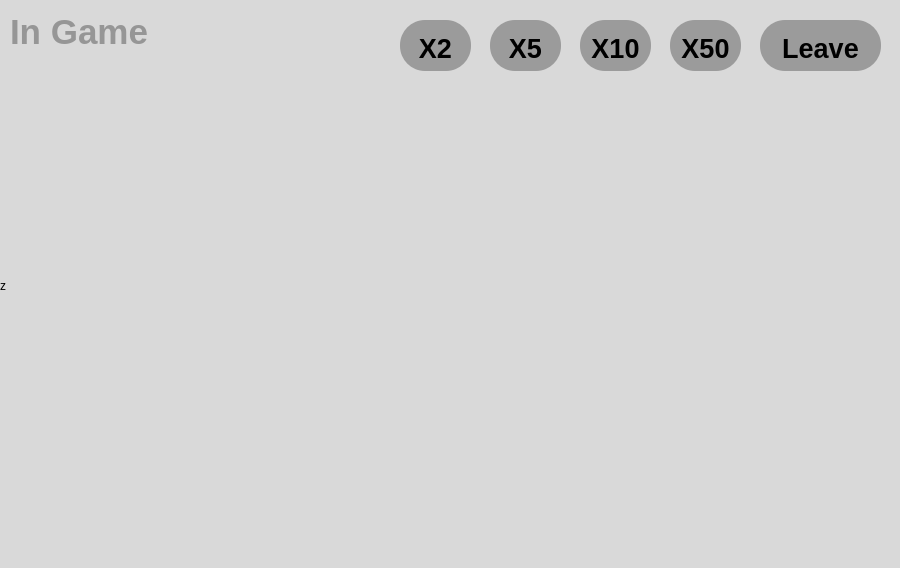
<?xml version="1.0" encoding="UTF-8"?>
<ui version="4.0">
 <class>InGameWindow</class>
 <widget class="QMainWindow" name="InGameWindow">
  <property name="geometry">
   <rect>
    <x>0</x>
    <y>0</y>
    <width>900</width>
    <height>568</height>
   </rect>
  </property>
  <property name="windowTitle">
   <string>MainWindow</string>
  </property>
  <property name="styleSheet">
   <string notr="true">selection-background-color: rgb(217, 217, 217);</string>
  </property>
  <widget class="QWidget" name="centralwidget">
   <widget class="QLabel" name="Create">
    <property name="geometry">
     <rect>
      <x>10</x>
      <y>12</y>
      <width>141</width>
      <height>40</height>
     </rect>
    </property>
    <property name="font">
     <font>
      <family>Arial</family>
      <pointsize>20</pointsize>
      <weight>75</weight>
      <bold>true</bold>
      <stylestrategy>PreferDefault</stylestrategy>
     </font>
    </property>
    <property name="text">
     <string>&lt;html&gt;&lt;head/&gt;&lt;body&gt;&lt;p&gt;&lt;span style=&quot; font-size:26pt; color: rgb(150, 150, 150);&quot;&gt;In Game&lt;/span&gt;&lt;/p&gt;&lt;/body&gt;&lt;/html&gt;</string>
    </property>
    <property name="textFormat">
     <enum>Qt::AutoText</enum>
    </property>
    <property name="scaledContents">
     <bool>false</bool>
    </property>
   </widget>
   <widget class="QLabel" name="Fon">
    <property name="geometry">
     <rect>
      <x>0</x>
      <y>-20</y>
      <width>921</width>
      <height>611</height>
     </rect>
    </property>
    <property name="styleSheet">
     <string notr="true">background-color: rgb(217, 217, 217);</string>
    </property>
    <property name="text">
     <string>z</string>
    </property>
   </widget>
   <widget class="QPushButton" name="Leave">
    <property name="geometry">
     <rect>
      <x>760</x>
      <y>20</y>
      <width>121</width>
      <height>51</height>
     </rect>
    </property>
    <property name="font">
     <font>
      <family>Arial</family>
      <pointsize>20</pointsize>
      <weight>75</weight>
      <italic>false</italic>
      <bold>true</bold>
      <underline>false</underline>
      <strikeout>false</strikeout>
      <stylestrategy>PreferDefault</stylestrategy>
      <kerning>true</kerning>
     </font>
    </property>
    <property name="mouseTracking">
     <bool>false</bool>
    </property>
    <property name="styleSheet">
     <string notr="true">QPushButton{
	background-color: rgb(155, 155, 155);
	border: none;
	padding-top: 5px;
	border-radius: 25px;
}</string>
    </property>
    <property name="text">
     <string>Leave</string>
    </property>
    <property name="autoExclusive">
     <bool>false</bool>
    </property>
    <property name="autoRepeatDelay">
     <number>300</number>
    </property>
    <property name="autoDefault">
     <bool>false</bool>
    </property>
    <property name="default">
     <bool>false</bool>
    </property>
   </widget>
   <widget class="QPushButton" name="X50">
    <property name="geometry">
     <rect>
      <x>670</x>
      <y>20</y>
      <width>71</width>
      <height>51</height>
     </rect>
    </property>
    <property name="font">
     <font>
      <family>Arial</family>
      <pointsize>20</pointsize>
      <weight>75</weight>
      <italic>false</italic>
      <bold>true</bold>
      <underline>false</underline>
      <strikeout>false</strikeout>
      <stylestrategy>PreferDefault</stylestrategy>
      <kerning>true</kerning>
     </font>
    </property>
    <property name="mouseTracking">
     <bool>false</bool>
    </property>
    <property name="styleSheet">
     <string notr="true">QPushButton{
	background-color: rgb(155, 155, 155);
	border: none;
	padding-top: 5px;
	border-radius: 25px;
}</string>
    </property>
    <property name="text">
     <string>X50</string>
    </property>
    <property name="autoExclusive">
     <bool>false</bool>
    </property>
    <property name="autoRepeatDelay">
     <number>300</number>
    </property>
    <property name="autoDefault">
     <bool>false</bool>
    </property>
    <property name="default">
     <bool>false</bool>
    </property>
   </widget>
   <widget class="QPushButton" name="X10">
    <property name="geometry">
     <rect>
      <x>580</x>
      <y>20</y>
      <width>71</width>
      <height>51</height>
     </rect>
    </property>
    <property name="font">
     <font>
      <family>Arial</family>
      <pointsize>20</pointsize>
      <weight>75</weight>
      <italic>false</italic>
      <bold>true</bold>
      <underline>false</underline>
      <strikeout>false</strikeout>
      <stylestrategy>PreferDefault</stylestrategy>
      <kerning>true</kerning>
     </font>
    </property>
    <property name="mouseTracking">
     <bool>false</bool>
    </property>
    <property name="styleSheet">
     <string notr="true">QPushButton{
	background-color: rgb(155, 155, 155);
	border: none;
	padding-top: 5px;
	border-radius: 25px;
}</string>
    </property>
    <property name="text">
     <string>X10</string>
    </property>
    <property name="autoExclusive">
     <bool>false</bool>
    </property>
    <property name="autoRepeatDelay">
     <number>300</number>
    </property>
    <property name="autoDefault">
     <bool>false</bool>
    </property>
    <property name="default">
     <bool>false</bool>
    </property>
   </widget>
   <widget class="QPushButton" name="X5">
    <property name="geometry">
     <rect>
      <x>490</x>
      <y>20</y>
      <width>71</width>
      <height>51</height>
     </rect>
    </property>
    <property name="font">
     <font>
      <family>Arial</family>
      <pointsize>20</pointsize>
      <weight>75</weight>
      <italic>false</italic>
      <bold>true</bold>
      <underline>false</underline>
      <strikeout>false</strikeout>
      <stylestrategy>PreferDefault</stylestrategy>
      <kerning>true</kerning>
     </font>
    </property>
    <property name="mouseTracking">
     <bool>false</bool>
    </property>
    <property name="styleSheet">
     <string notr="true">QPushButton{
	background-color: rgb(155, 155, 155);
	border: none;
	padding-top: 5px;
	border-radius: 25px;
}</string>
    </property>
    <property name="text">
     <string>X5</string>
    </property>
    <property name="autoExclusive">
     <bool>false</bool>
    </property>
    <property name="autoRepeatDelay">
     <number>300</number>
    </property>
    <property name="autoDefault">
     <bool>false</bool>
    </property>
    <property name="default">
     <bool>false</bool>
    </property>
   </widget>
   <widget class="QPushButton" name="X2">
    <property name="geometry">
     <rect>
      <x>400</x>
      <y>20</y>
      <width>71</width>
      <height>51</height>
     </rect>
    </property>
    <property name="font">
     <font>
      <family>Arial</family>
      <pointsize>20</pointsize>
      <weight>75</weight>
      <italic>false</italic>
      <bold>true</bold>
      <underline>false</underline>
      <strikeout>false</strikeout>
      <stylestrategy>PreferDefault</stylestrategy>
      <kerning>true</kerning>
     </font>
    </property>
    <property name="mouseTracking">
     <bool>false</bool>
    </property>
    <property name="styleSheet">
     <string notr="true">QPushButton{
	background-color: rgb(155, 155, 155);
	border: none;
	padding-top: 5px;
	border-radius: 25px;
}</string>
    </property>
    <property name="text">
     <string>X2</string>
    </property>
    <property name="autoExclusive">
     <bool>false</bool>
    </property>
    <property name="autoRepeatDelay">
     <number>300</number>
    </property>
    <property name="autoDefault">
     <bool>false</bool>
    </property>
    <property name="default">
     <bool>false</bool>
    </property>
   </widget>
   <zorder>Fon</zorder>
   <zorder>Create</zorder>
   <zorder>Leave</zorder>
   <zorder>X50</zorder>
   <zorder>X10</zorder>
   <zorder>X5</zorder>
   <zorder>X2</zorder>
  </widget>
 </widget>
 <tabstops>
  <tabstop>Leave</tabstop>
 </tabstops>
 <resources>
  <include location="../Downloads/Images.qrc"/>
 </resources>
 <connections/>
</ui>
